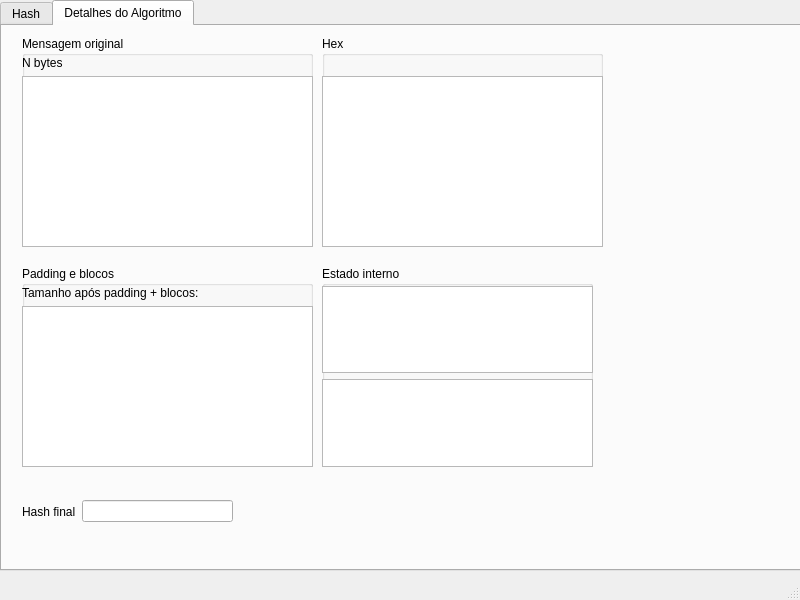
<?xml version="1.0" encoding="UTF-8"?>
<ui version="4.0">
 <class>MainWindow</class>
 <widget class="QMainWindow" name="MainWindow">
  <property name="geometry">
   <rect>
    <x>0</x>
    <y>0</y>
    <width>800</width>
    <height>600</height>
   </rect>
  </property>
  <property name="windowTitle">
   <string>MainWindow</string>
  </property>
  <widget class="QWidget" name="centralwidget">
   <widget class="QTabWidget" name="selectTabWidget">
    <property name="geometry">
     <rect>
      <x>0</x>
      <y>0</y>
      <width>801</width>
      <height>571</height>
     </rect>
    </property>
    <property name="currentIndex">
     <number>1</number>
    </property>
    <widget class="QWidget" name="hash">
     <attribute name="title">
      <string>Hash</string>
     </attribute>
     <widget class="QTableWidget" name="historyTableWidget">
      <property name="geometry">
       <rect>
        <x>0</x>
        <y>160</y>
        <width>791</width>
        <height>361</height>
       </rect>
      </property>
     </widget>
     <widget class="QPushButton" name="generateButton">
      <property name="geometry">
       <rect>
        <x>20</x>
        <y>70</y>
        <width>88</width>
        <height>25</height>
       </rect>
      </property>
      <property name="text">
       <string>Gerar Hash</string>
      </property>
     </widget>
     <widget class="QWidget" name="horizontalLayoutWidget">
      <property name="geometry">
       <rect>
        <x>10</x>
        <y>10</y>
        <width>771</width>
        <height>41</height>
       </rect>
      </property>
      <layout class="QHBoxLayout" name="baseTextLayout">
       <item>
        <widget class="QLabel" name="inputLabel">
         <property name="text">
          <string>Texto base:</string>
         </property>
        </widget>
       </item>
       <item>
        <widget class="QLineEdit" name="inputLineEdit"/>
       </item>
      </layout>
     </widget>
     <widget class="QWidget" name="horizontalLayoutWidget_2">
      <property name="geometry">
       <rect>
        <x>580</x>
        <y>60</y>
        <width>201</width>
        <height>41</height>
       </rect>
      </property>
      <layout class="QHBoxLayout" name="algorithmSelectorLayout">
       <item>
        <widget class="QLabel" name="algorithmSelectorLabel">
         <property name="text">
          <string>Algoritmo:</string>
         </property>
        </widget>
       </item>
       <item>
        <widget class="QComboBox" name="algorithmComboBox"/>
       </item>
      </layout>
     </widget>
     <widget class="QWidget" name="horizontalLayoutWidget_3">
      <property name="geometry">
       <rect>
        <x>10</x>
        <y>110</y>
        <width>771</width>
        <height>41</height>
       </rect>
      </property>
      <layout class="QHBoxLayout" name="outputLayout">
       <item>
        <widget class="QLabel" name="outputLabel">
         <property name="text">
          <string>Hash resultante:</string>
         </property>
        </widget>
       </item>
       <item>
        <widget class="QLineEdit" name="hashOutputLineEdit">
         <property name="readOnly">
          <bool>true</bool>
         </property>
        </widget>
       </item>
      </layout>
     </widget>
     <widget class="QPushButton" name="clearHistoryButton">
      <property name="geometry">
       <rect>
        <x>120</x>
        <y>70</y>
        <width>111</width>
        <height>25</height>
       </rect>
      </property>
      <property name="text">
       <string>Limpar histórico</string>
      </property>
     </widget>
    </widget>
    <widget class="QWidget" name="detalhes">
     <attribute name="title">
      <string>Detalhes do Algoritmo</string>
     </attribute>
     <widget class="QGroupBox" name="detailsOriginalMessageBox">
      <property name="geometry">
       <rect>
        <x>20</x>
        <y>10</y>
        <width>291</width>
        <height>211</height>
       </rect>
      </property>
      <property name="title">
       <string>Mensagem original</string>
      </property>
      <widget class="QWidget" name="verticalLayoutWidget">
       <property name="geometry">
        <rect>
         <x>0</x>
         <y>20</y>
         <width>291</width>
         <height>191</height>
        </rect>
       </property>
       <layout class="QVBoxLayout" name="detailsOrignalMessageLayout">
        <item>
         <widget class="QLabel" name="detailsOriginalLengthLabel">
          <property name="text">
           <string>N bytes</string>
          </property>
         </widget>
        </item>
        <item>
         <widget class="QPlainTextEdit" name="detailsOriginalTextEdit">
          <property name="readOnly">
           <bool>true</bool>
          </property>
         </widget>
        </item>
       </layout>
      </widget>
     </widget>
     <widget class="QGroupBox" name="detailsHexMessageBox">
      <property name="geometry">
       <rect>
        <x>320</x>
        <y>10</y>
        <width>281</width>
        <height>211</height>
       </rect>
      </property>
      <property name="title">
       <string>Hex</string>
      </property>
      <widget class="QPlainTextEdit" name="detailsEncodedHexTextEdit">
       <property name="geometry">
        <rect>
         <x>0</x>
         <y>40</y>
         <width>281</width>
         <height>171</height>
        </rect>
       </property>
       <property name="readOnly">
        <bool>true</bool>
       </property>
      </widget>
     </widget>
     <widget class="QGroupBox" name="detailsPaddingBox">
      <property name="geometry">
       <rect>
        <x>20</x>
        <y>240</y>
        <width>291</width>
        <height>201</height>
       </rect>
      </property>
      <property name="title">
       <string>Padding e blocos</string>
      </property>
      <widget class="QWidget" name="verticalLayoutWidget_2">
       <property name="geometry">
        <rect>
         <x>0</x>
         <y>20</y>
         <width>291</width>
         <height>181</height>
        </rect>
       </property>
       <layout class="QVBoxLayout" name="detailsVerticalLayout">
        <item>
         <widget class="QLabel" name="detailsPaddedLengthLabel">
          <property name="text">
           <string>Tamanho após padding + blocos:</string>
          </property>
         </widget>
        </item>
        <item>
         <widget class="QPlainTextEdit" name="detailsFirstBlockHexTextEdit">
          <property name="readOnly">
           <bool>true</bool>
          </property>
         </widget>
        </item>
       </layout>
      </widget>
     </widget>
     <widget class="QGroupBox" name="detailsInternalStateBox">
      <property name="geometry">
       <rect>
        <x>320</x>
        <y>240</y>
        <width>271</width>
        <height>201</height>
       </rect>
      </property>
      <property name="title">
       <string>Estado interno</string>
      </property>
      <widget class="QWidget" name="verticalLayoutWidget_3">
       <property name="geometry">
        <rect>
         <x>0</x>
         <y>20</y>
         <width>271</width>
         <height>181</height>
        </rect>
       </property>
       <layout class="QVBoxLayout" name="detailsInternalStateLayout">
        <item>
         <widget class="QPlainTextEdit" name="detailsInitialHTextEdit">
          <property name="readOnly">
           <bool>true</bool>
          </property>
         </widget>
        </item>
        <item>
         <widget class="QPlainTextEdit" name="detailsFinalHTextEdit">
          <property name="readOnly">
           <bool>true</bool>
          </property>
         </widget>
        </item>
       </layout>
      </widget>
     </widget>
     <widget class="QWidget" name="horizontalLayoutWidget_4">
      <property name="geometry">
       <rect>
        <x>20</x>
        <y>470</y>
        <width>211</width>
        <height>31</height>
       </rect>
      </property>
      <layout class="QHBoxLayout" name="detailsFinalHashLayout">
       <item>
        <widget class="QLabel" name="label">
         <property name="text">
          <string>Hash final</string>
         </property>
        </widget>
       </item>
       <item>
        <widget class="QLineEdit" name="detailsFinalHashLineEdit">
         <property name="readOnly">
          <bool>true</bool>
         </property>
        </widget>
       </item>
      </layout>
     </widget>
    </widget>
   </widget>
  </widget>
  <widget class="QMenuBar" name="menubar">
   <property name="geometry">
    <rect>
     <x>0</x>
     <y>0</y>
     <width>800</width>
     <height>22</height>
    </rect>
   </property>
  </widget>
  <widget class="QStatusBar" name="statusbar"/>
 </widget>
 <resources/>
 <connections/>
</ui>
